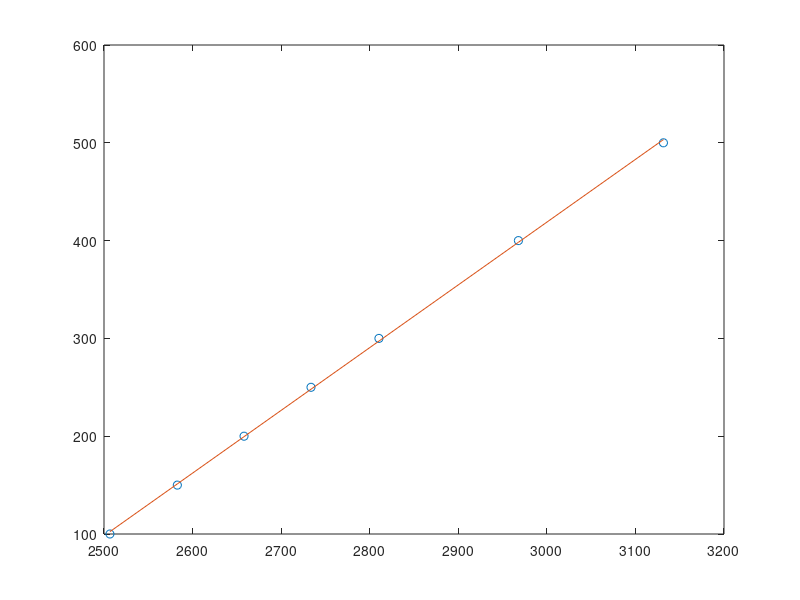

MATLAB code for this plot:
T = [100, 150, 200, 250, 300, 400, 500];
u=[2506.7, 2582.8, 2658.1, 2733.7, 2810.4, 2967.9, 3131.6];
n=1; % 1.order polynomial(linear regression)
p=polyfit(u,T,n);
a=p(1)
b=p(2)
x=u;
ymodel=a*x+b;
plot(u,T,'o',u,ymodel)